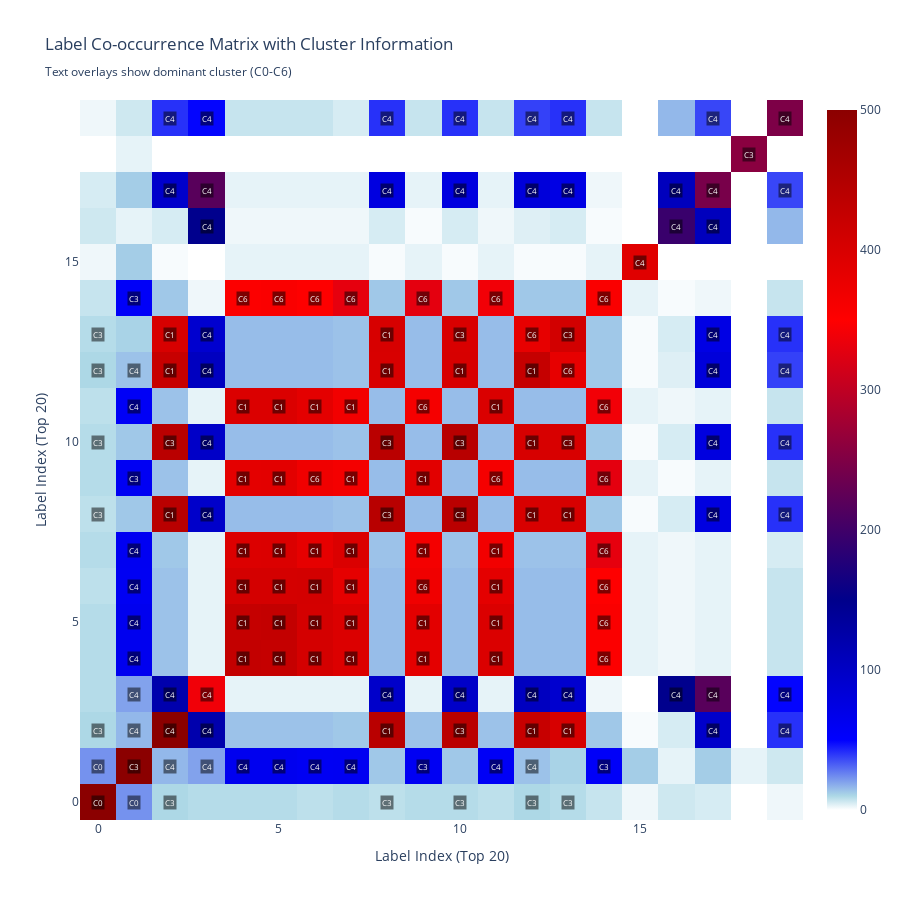
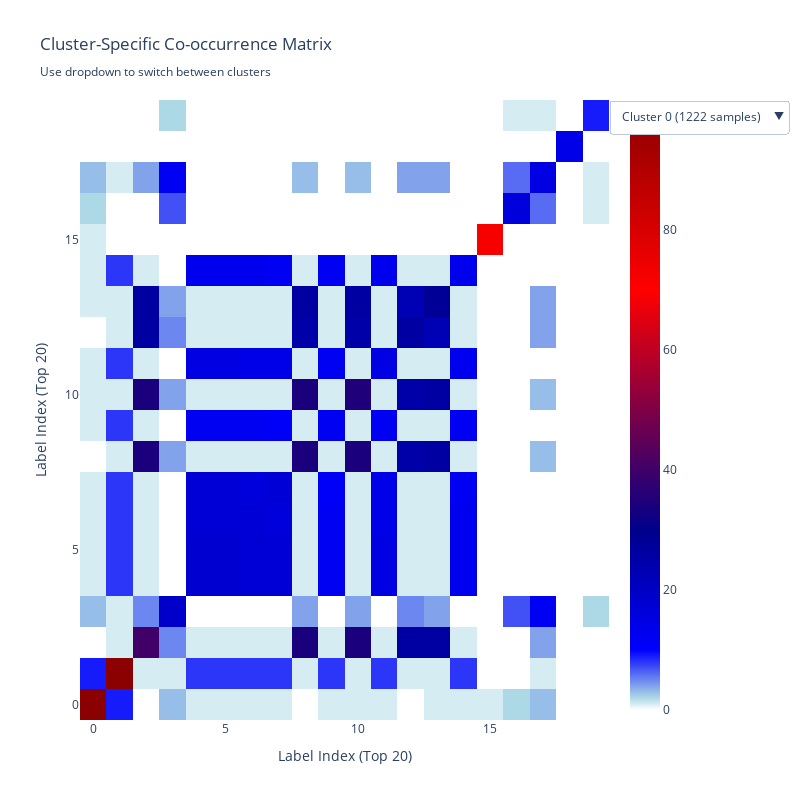
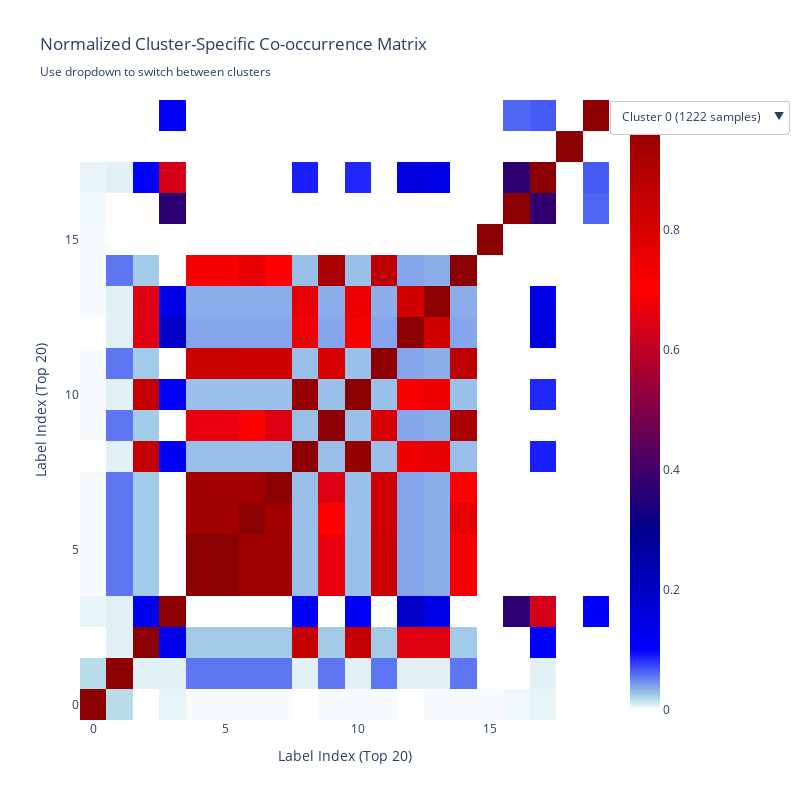

The cell these charts' notebook holds for them, in order:
### Code cell
# Compute co-occurrence matrix
co_occurrence = np.dot(y_matrix.T, y_matrix)

# Add cluster-based analysis
print("=== Computing Cluster-Enhanced Co-occurrence Analysis ===")

# 1. Compute cluster-specific co-occurrence matrices
cluster_co_occurrences = {}
for cluster_id in range(7):  # We have 7 clusters
    cluster_mask = cluster_labels == cluster_id
    if cluster_mask.sum() > 0:  # Only if cluster has samples
        cluster_y = y_matrix[cluster_mask]
        cluster_co_occurrences[cluster_id] = np.dot(cluster_y.T, cluster_y)

# 2. Create cluster-weighted co-occurrence matrix
# Weight by cluster importance (size or other metric)
cluster_sizes = [np.sum(cluster_labels == i) for i in range(7)]
weighted_co_occurrence = np.zeros_like(co_occurrence)

for cluster_id, cluster_co_occ in cluster_co_occurrences.items():
    weight = cluster_sizes[cluster_id] / len(cluster_labels)  # Normalize by cluster size
    weighted_co_occurrence += weight * cluster_co_occ

# 3. Create subplot with cluster information
fig = go.Figure()

# Add main co-occurrence heatmap
fig.add_trace(go.Heatmap(
    z=co_occurrence,
    colorscale=[
        [0.0, 'white'],
        [0.02, 'lightblue'],
        [0.1, 'blue'],
        [0.3, 'darkblue'],
        [0.7, 'red'],
        [1.0, 'darkred']
    ],
    hoverongaps=False,
    hovertemplate='Label %{x} & Label %{y}<br>Co-occurrence: %{z}<br>Cluster Info: Mixed<extra></extra>',
    zmin=0,
    zmax=500,
    name="Global Co-occurrence"
))

# Add cluster size annotation as text overlay
cluster_annotations = []
for i in range(min(20, len(unique_labels))):  # Top 100 labels for visibility
    for j in range(min(20, len(unique_labels))):
        # Find which cluster this label pair is most common in
        max_cluster = -1
        max_count = 0
        for cluster_id, cluster_co_occ in cluster_co_occurrences.items():
            if cluster_co_occ[top_100_global_indices[i], top_100_global_indices[j]] > max_count:
                max_count = cluster_co_occ[top_100_global_indices[i], top_100_global_indices[j]]
                max_cluster = cluster_id
        
        if max_count > 5:  # Only show significant co-occurrences
            cluster_annotations.append(
                dict(
                    x=j, y=i,
                    text=f"C{max_cluster}",
                    showarrow=False,
                    font=dict(color="white", size=8),
                    bgcolor="rgba(0,0,0,0.5)"
                )
            )

fig.update_layout(
    title='Label Co-occurrence Matrix with Cluster Information<br><sub>Text overlays show dominant cluster (C0-C6)</sub>',
    xaxis_title='Label Index (Top 20)',
    yaxis_title='Label Index (Top 20)',
    width=900,
    height=900,
    annotations=cluster_annotations,
    xaxis=dict(range=[-0.5, 19.5]),
    yaxis=dict(range=[-0.5, 19.5])
)

# Restrict to top 100 for better visibility
fig.data[0].z = co_occurrence[top_100_global_indices][:, top_100_global_indices][:20, :20]

fig.show()

# 4. Create separate cluster-specific co-occurrence plots
fig_clusters = go.Figure()

# Create dropdown menu for different clusters
buttons = []
for cluster_id in range(7):
    if cluster_id in cluster_co_occurrences:
        cluster_co_occ = cluster_co_occurrences[cluster_id]
        # Show top 100 labels for this cluster
        cluster_top100 = cluster_co_occ[top_100_global_indices][:, top_100_global_indices][:20, :20]

        buttons.append(dict(
            method="update",
            label=f"Cluster {cluster_id} ({cluster_sizes[cluster_id]} samples)",
            args=[{"z": [cluster_top100]},
                  {"title": f"Co-occurrence Matrix - Cluster {cluster_id}<br><sub>{cluster_sizes[cluster_id]} samples</sub>"}]
        ))

# Add initial heatmap (Cluster 0)
if 0 in cluster_co_occurrences:
    initial_data = cluster_co_occurrences[0][top_100_global_indices][:, top_100_global_indices][:20, :20]
else:
    initial_data = np.zeros((20, 20))

fig_clusters.add_trace(go.Heatmap(
    z=initial_data,
    colorscale=[
        [0.0, 'white'],
        [0.02, 'lightblue'],
        [0.1, 'blue'],
        [0.3, 'darkblue'],
        [0.7, 'red'],
        [1.0, 'darkred']
    ],
    hoverongaps=False,
    hovertemplate='Label %{x} & Label %{y}<br>Co-occurrence: %{z}<extra></extra>',
    zmin=0,
    zmax=100  # Lower max for cluster-specific view
))

fig_clusters.update_layout(
    title=f'Cluster-Specific Co-occurrence Matrix<br><sub>Use dropdown to switch between clusters</sub>',
    xaxis_title='Label Index (Top 20)',
    yaxis_title='Label Index (Top 20)',
    width=800,
    height=800,
    updatemenus=[dict(
        type="dropdown",
        direction="down",
        x=1.0,
        xanchor="left",
        y=1.0,
        yanchor="top",
        buttons=buttons
    )]
)

fig_clusters.show()

fig_normalized = go.Figure()

# Create normalized version of cluster co-occurrences
normalized_cluster_co_occurrences = {}
for cluster_id in range(7):
    if cluster_id in cluster_co_occurrences:
        cluster_co_occ = cluster_co_occurrences[cluster_id]
        # Create normalization matrix
        label_counts_matrix = np.maximum.outer(
            np.diag(cluster_co_occ), 
            np.diag(cluster_co_occ)
        )
        # Avoid division by zero
        label_counts_matrix[label_counts_matrix == 0] = 1
        normalized_cluster_co_occurrences[cluster_id] = cluster_co_occ / label_counts_matrix

# Create dropdown menu for different clusters with normalized values
buttons_normalized = []
for cluster_id in range(7):
    if cluster_id in normalized_cluster_co_occurrences:
        norm_cluster_co_occ = normalized_cluster_co_occurrences[cluster_id]
        # Show top 100 labels for this cluster
        cluster_top100 = norm_cluster_co_occ[top_100_global_indices][:, top_100_global_indices][:20, :20]
        
        buttons_normalized.append(dict(
            method="update",
            label=f"Cluster {cluster_id} ({cluster_sizes[cluster_id]} samples)",
            args=[{"z": [cluster_top100]},
                  {"title": f"Normalized Co-occurrence Matrix - Cluster {cluster_id}<br><sub>{cluster_sizes[cluster_id]} samples</sub>"}]
        ))

# Add initial heatmap (Cluster 0)
if 0 in normalized_cluster_co_occurrences:
    initial_data_norm = normalized_cluster_co_occurrences[0][top_100_global_indices][:, top_100_global_indices][:20, :20]
else:
    initial_data_norm = np.zeros((20, 20))

fig_normalized.add_trace(go.Heatmap(
    z=initial_data_norm,
    colorscale=[
        [0.0, 'white'],
        [0.02, 'lightblue'],
        [0.1, 'blue'],
        [0.3, 'darkblue'],
        [0.7, 'red'],
        [1.0, 'darkred']
    ],
    hoverongaps=False,
    hovertemplate='Label %{x} & Label %{y}<br>Normalized Co-occurrence: %{z:.2f}<extra></extra>',
    zmin=0,
    zmax=1  # Normalized values are between 0 and 1
))

fig_normalized.update_layout(
    title=f'Normalized Cluster-Specific Co-occurrence Matrix<br><sub>Use dropdown to switch between clusters</sub>',
    xaxis_title='Label Index (Top 20)',
    yaxis_title='Label Index (Top 20)',
    width=800,
    height=800,
    updatemenus=[dict(
        type="dropdown",
        direction="down",
        x=1.0,
        xanchor="left",
        y=1.0,
        yanchor="top",
        buttons=buttons_normalized
    )]
)

fig_normalized.show()
#

# 5. Print cluster-specific statistics
print("\n=== Cluster-Specific Co-occurrence Statistics ===")
for cluster_id in range(7):
    if cluster_id in cluster_co_occurrences:
        cluster_co_occ = cluster_co_occurrences[cluster_id]
        max_co_occ = np.max(cluster_co_occ)
        mean_co_occ = np.mean(cluster_co_occ[cluster_co_occ > 0])
        
        print(f"Cluster {cluster_id} ({cluster_sizes[cluster_id]} samples):")
        print(f"  Max co-occurrence: {max_co_occ}")
        print(f"  Mean co-occurrence (non-zero): {mean_co_occ:.2f}")
        
        # Find top co-occurring label pairs in this cluster
        indices = np.unravel_index(np.argsort(-cluster_co_occ.ravel())[:5], cluster_co_occ.shape)
        print(f"  Top 3 co-occurring pairs:")
        for i in range(3):
            label1_idx, label2_idx = indices[0][i], indices[1][i]
            if label1_idx != label2_idx and cluster_co_occ[label1_idx, label2_idx] > 0:
                label1_name = unique_labels[label1_idx] if label1_idx < len(unique_labels) else f"Label_{label1_idx}"
                label2_name = unique_labels[label2_idx] if label2_idx < len(unique_labels) else f"Label_{label2_idx}"
                count = cluster_co_occ[label1_idx, label2_idx]
                print(f"    {label1_name} & {label2_name}: {count}")
        print()

### Figure 1 — Plotly figure (JSON) as saved in the notebook; plotly's stock layout.template omitted (floating-point values rounded to 4 significant figures; data arrays with more than 128 entries replaced by an {"elided": "..."} marker saying what was removed)
{"data": [{"colorscale": [[0, "white"], [0.02, "lightblue"], [0.1, "blue"], [0.3, "darkblue"], [0.7, "red"], [1, "darkred"]], "hoverongaps": false, "hovertemplate": "Label %{x} & Label %{y}<br>Co-occurrence: %{z}<br>Cluster Info: Mixed<extra></extra>", "name": "Global Co-occurrence", "type": "heatmap", "z": {"elided": "20x20 float values"}, "zmax": 500, "zmin": 0}], "layout": {"annotations": [{"bgcolor": "rgba(0,0,0,0.5)", "font": {"color": "white", "size": 8}, "showarrow": false, "text": "C0", "x": 0, "y": 0}, {"bgcolor": "rgba(0,0,0,0.5)", "font": {"color": "white", "size": 8}, "showarrow": false, "text": "C0", "x": 1, "y": 0}, {"bgcolor": "rgba(0,0,0,0.5)", "font": {"color": "white", "size": 8}, "showarrow": false, "text": "C3", "x": 2, "y": 0}, {"bgcolor": "rgba(0,0,0,0.5)", "font": {"color": "white", "size": 8}, "showarrow": false, "text": "C3", "x": 8, "y": 0}, {"bgcolor": "rgba(0,0,0,0.5)", "font": {"color": "white", "size": 8}, "showarrow": false, "text": "C3", "x": 10, "y": 0}, {"bgcolor": "rgba(0,0,0,0.5)", "font": {"color": "white", "size": 8}, "showarrow": false, "text": "C3", "x": 12, "y": 0}, {"bgcolor": "rgba(0,0,0,0.5)", "font": {"color": "white", "size": 8}, "showarrow": false, "text": "C3", "x": 13, "y": 0}, {"bgcolor": "rgba(0,0,0,0.5)", "font": {"color": "white", "size": 8}, "showarrow": false, "text": "C0", "x": 0, "y": 1}, {"bgcolor": "rgba(0,0,0,0.5)", "font": {"color": "white", "size": 8}, "showarrow": false, "text": "C3", "x": 1, "y": 1}, {"bgcolor": "rgba(0,0,0,0.5)", "font": {"color": "white", "size": 8}, "showarrow": false, "text": "C4", "x": 2, "y": 1}, {"bgcolor": "rgba(0,0,0,0.5)", "font": {"color": "white", "size": 8}, "showarrow": false, "text": "C4", "x": 3, "y": 1}, {"bgcolor": "rgba(0,0,0,0.5)", "font": {"color": "white", "size": 8}, "showarrow": false, "text": "C4", "x": 4, "y": 1}, {"bgcolor": "rgba(0,0,0,0.5)", "font": {"color": "white", "size": 8}, "showarrow": false, "text": "C4", "x": 5, "y": 1}, {"bgcolor": "rgba(0,0,0,0.5)", "font": {"color": "white", "size": 8}, "showarrow": false, "text": "C4", "x": 6, "y": 1}, {"bgcolor": "rgba(0,0,0,0.5)", "font": {"color": "white", "size": 8}, "showarrow": false, "text": "C4", "x": 7, "y": 1}, {"bgcolor": "rgba(0,0,0,0.5)", "font": {"color": "white", "size": 8}, "showarrow": false, "text": "C3", "x": 9, "y": 1}, {"bgcolor": "rgba(0,0,0,0.5)", "font": {"color": "white", "size": 8}, "showarrow": false, "text": "C4", "x": 11, "y": 1}, {"bgcolor": "rgba(0,0,0,0.5)", "font": {"color": "white", "size": 8}, "showarrow": false, "text": "C4", "x": 12, "y": 1}, {"bgcolor": "rgba(0,0,0,0.5)", "font": {"color": "white", "size": 8}, "showarrow": false, "text": "C3", "x": 14, "y": 1}, {"bgcolor": "rgba(0,0,0,0.5)", "font": {"color": "white", "size": 8}, "showarrow": false, "text": "C3", "x": 0, "y": 2}, {"bgcolor": "rgba(0,0,0,0.5)", "font": {"color": "white", "size": 8}, "showarrow": false, "text": "C4", "x": 1, "y": 2}, {"bgcolor": "rgba(0,0,0,0.5)", "font": {"color": "white", "size": 8}, "showarrow": false, "text": "C4", "x": 2, "y": 2}, {"bgcolor": "rgba(0,0,0,0.5)", "font": {"color": "white", "size": 8}, "showarrow": false, "text": "C4", "x": 3, "y": 2}, {"bgcolor": "rgba(0,0,0,0.5)", "font": {"color": "white", "size": 8}, "showarrow": false, "text": "C1", "x": 8, "y": 2}, {"bgcolor": "rgba(0,0,0,0.5)", "font": {"color": "white", "size": 8}, "showarrow": false, "text": "C3", "x": 10, "y": 2}, {"bgcolor": "rgba(0,0,0,0.5)", "font": {"color": "white", "size": 8}, "showarrow": false, "text": "C1", "x": 12, "y": 2}, {"bgcolor": "rgba(0,0,0,0.5)", "font": {"color": "white", "size": 8}, "showarrow": false, "text": "C1", "x": 13, "y": 2}, {"bgcolor": "rgba(0,0,0,0.5)", "font": {"color": "white", "size": 8}, "showarrow": false, "text": "C4", "x": 17, "y": 2}, {"bgcolor": "rgba(0,0,0,0.5)", "font": {"color": "white", "size": 8}, "showarrow": false, "text": "C4", "x": 19, "y": 2}, {"bgcolor": "rgba(0,0,0,0.5)", "font": {"color": "white", "size": 8}, "showarrow": false, "text": "C4", "x": 1, "y": 3}, {"bgcolor": "rgba(0,0,0,0.5)", "font": {"color": "white", "size": 8}, "showarrow": false, "text": "C4", "x": 2, "y": 3}, {"bgcolor": "rgba(0,0,0,0.5)", "font": {"color": "white", "size": 8}, "showarrow": false, "text": "C4", "x": 3, "y": 3}, {"bgcolor": "rgba(0,0,0,0.5)", "font": {"color": "white", "size": 8}, "showarrow": false, "text": "C4", "x": 8, "y": 3}, {"bgcolor": "rgba(0,0,0,0.5)", "font": {"color": "white", "size": 8}, "showarrow": false, "text": "C4", "x": 10, "y": 3}, {"bgcolor": "rgba(0,0,0,0.5)", "font": {"color": "white", "size": 8}, "showarrow": false, "text": "C4", "x": 12, "y": 3}, {"bgcolor": "rgba(0,0,0,0.5)", "font": {"color": "white", "size": 8}, "showarrow": false, "text": "C4", "x": 13, "y": 3}, {"bgcolor": "rgba(0,0,0,0.5)", "font": {"color": "white", "size": 8}, "showarrow": false, "text": "C4", "x": 16, "y": 3}, {"bgcolor": "rgba(0,0,0,0.5)", "font": {"color": "white", "size": 8}, "showarrow": false, "text": "C4", "x": 17, "y": 3}, {"bgcolor": "rgba(0,0,0,0.5)", "font": {"color": "white", "size": 8}, "showarrow": false, "text": "C4", "x": 19, "y": 3}, {"bgcolor": "rgba(0,0,0,0.5)", "font": {"color": "white", "size": 8}, "showarrow": false, "text": "C4", "x": 1, "y": 4}, {"bgcolor": "rgba(0,0,0,0.5)", "font": {"color": "white", "size": 8}, "showarrow": false, "text": "C1", "x": 4, "y": 4}, {"bgcolor": "rgba(0,0,0,0.5)", "font": {"color": "white", "size": 8}, "showarrow": false, "text": "C1", "x": 5, "y": 4}, {"bgcolor": "rgba(0,0,0,0.5)", "font": {"color": "white", "size": 8}, "showarrow": false, "text": "C1", "x": 6, "y": 4}, {"bgcolor": "rgba(0,0,0,0.5)", "font": {"color": "white", "size": 8}, "showarrow": false, "text": "C1", "x": 7, "y": 4}, {"bgcolor": "rgba(0,0,0,0.5)", "font": {"color": "white", "size": 8}, "showarrow": false, "text": "C1", "x": 9, "y": 4}, {"bgcolor": "rgba(0,0,0,0.5)", "font": {"color": "white", "size": 8}, "showarrow": false, "text": "C1", "x": 11, "y": 4}, {"bgcolor": "rgba(0,0,0,0.5)", "font": {"color": "white", "size": 8}, "showarrow": false, "text": "C6", "x": 14, "y": 4}, {"bgcolor": "rgba(0,0,0,0.5)", "font": {"color": "white", "size": 8}, "showarrow": false, "text": "C4", "x": 1, "y": 5}, {"bgcolor": "rgba(0,0,0,0.5)", "font": {"color": "white", "size": 8}, "showarrow": false, "text": "C1", "x": 4, "y": 5}, {"bgcolor": "rgba(0,0,0,0.5)", "font": {"color": "white", "size": 8}, "showarrow": false, "text": "C1", "x": 5, "y": 5}, {"bgcolor": "rgba(0,0,0,0.5)", "font": {"color": "white", "size": 8}, "showarrow": false, "text": "C1", "x": 6, "y": 5}, {"bgcolor": "rgba(0,0,0,0.5)", "font": {"color": "white", "size": 8}, "showarrow": false, "text": "C1", "x": 7, "y": 5}, {"bgcolor": "rgba(0,0,0,0.5)", "font": {"color": "white", "size": 8}, "showarrow": false, "text": "C1", "x": 9, "y": 5}, {"bgcolor": "rgba(0,0,0,0.5)", "font": {"color": "white", "size": 8}, "showarrow": false, "text": "C1", "x": 11, "y": 5}, {"bgcolor": "rgba(0,0,0,0.5)", "font": {"color": "white", "size": 8}, "showarrow": false, "text": "C6", "x": 14, "y": 5}, {"bgcolor": "rgba(0,0,0,0.5)", "font": {"color": "white", "size": 8}, "showarrow": false, "text": "C4", "x": 1, "y": 6}, {"bgcolor": "rgba(0,0,0,0.5)", "font": {"color": "white", "size": 8}, "showarrow": false, "text": "C1", "x": 4, "y": 6}, {"bgcolor": "rgba(0,0,0,0.5)", "font": {"color": "white", "size": 8}, "showarrow": false, "text": "C1", "x": 5, "y": 6}, {"bgcolor": "rgba(0,0,0,0.5)", "font": {"color": "white", "size": 8}, "showarrow": false, "text": "C1", "x": 6, "y": 6}, {"bgcolor": "rgba(0,0,0,0.5)", "font": {"color": "white", "size": 8}, "showarrow": false, "text": "C1", "x": 7, "y": 6}, {"bgcolor": "rgba(0,0,0,0.5)", "font": {"color": "white", "size": 8}, "showarrow": false, "text": "C6", "x": 9, "y": 6}, {"bgcolor": "rgba(0,0,0,0.5)", "font": {"color": "white", "size": 8}, "showarrow": false, "text": "C1", "x": 11, "y": 6}, {"bgcolor": "rgba(0,0,0,0.5)", "font": {"color": "white", "size": 8}, "showarrow": false, "text": "C6", "x": 14, "y": 6}, {"bgcolor": "rgba(0,0,0,0.5)", "font": {"color": "white", "size": 8}, "showarrow": false, "text": "C4", "x": 1, "y": 7}, {"bgcolor": "rgba(0,0,0,0.5)", "font": {"color": "white", "size": 8}, "showarrow": false, "text": "C1", "x": 4, "y": 7}, {"bgcolor": "rgba(0,0,0,0.5)", "font": {"color": "white", "size": 8}, "showarrow": false, "text": "C1", "x": 5, "y": 7}, {"bgcolor": "rgba(0,0,0,0.5)", "font": {"color": "white", "size": 8}, "showarrow": false, "text": "C1", "x": 6, "y": 7}, {"bgcolor": "rgba(0,0,0,0.5)", "font": {"color": "white", "size": 8}, "showarrow": false, "text": "C1", "x": 7, "y": 7}, {"bgcolor": "rgba(0,0,0,0.5)", "font": {"color": "white", "size": 8}, "showarrow": false, "text": "C1", "x": 9, "y": 7}, {"bgcolor": "rgba(0,0,0,0.5)", "font": {"color": "white", "size": 8}, "showarrow": false, "text": "C1", "x": 11, "y": 7}, {"bgcolor": "rgba(0,0,0,0.5)", "font": {"color": "white", "size": 8}, "showarrow": false, "text": "C6", "x": 14, "y": 7}, {"bgcolor": "rgba(0,0,0,0.5)", "font": {"color": "white", "size": 8}, "showarrow": false, "text": "C3", "x": 0, "y": 8}, {"bgcolor": "rgba(0,0,0,0.5)", "font": {"color": "white", "size": 8}, "showarrow": false, "text": "C1", "x": 2, "y": 8}, {"bgcolor": "rgba(0,0,0,0.5)", "font": {"color": "white", "size": 8}, "showarrow": false, "text": "C4", "x": 3, "y": 8}, {"bgcolor": "rgba(0,0,0,0.5)", "font": {"color": "white", "size": 8}, "showarrow": false, "text": "C3", "x": 8, "y": 8}, {"bgcolor": "rgba(0,0,0,0.5)", "font": {"color": "white", "size": 8}, "showarrow": false, "text": "C3", "x": 10, "y": 8}, {"bgcolor": "rgba(0,0,0,0.5)", "font": {"color": "white", "size": 8}, "showarrow": false, "text": "C1", "x": 12, "y": 8}, {"bgcolor": "rgba(0,0,0,0.5)", "font": {"color": "white", "size": 8}, "showarrow": false, "text": "C1", "x": 13, "y": 8}, {"bgcolor": "rgba(0,0,0,0.5)", "font": {"color": "white", "size": 8}, "showarrow": false, "text": "C4", "x": 17, "y": 8}, {"bgcolor": "rgba(0,0,0,0.5)", "font": {"color": "white", "size": 8}, "showarrow": false, "text": "C4", "x": 19, "y": 8}, {"bgcolor": "rgba(0,0,0,0.5)", "font": {"color": "white", "size": 8}, "showarrow": false, "text": "C3", "x": 1, "y": 9}, {"bgcolor": "rgba(0,0,0,0.5)", "font": {"color": "white", "size": 8}, "showarrow": false, "text": "C1", "x": 4, "y": 9}, {"bgcolor": "rgba(0,0,0,0.5)", "font": {"color": "white", "size": 8}, "showarrow": false, "text": "C1", "x": 5, "y": 9}, {"bgcolor": "rgba(0,0,0,0.5)", "font": {"color": "white", "size": 8}, "showarrow": false, "text": "C6", "x": 6, "y": 9}, {"bgcolor": "rgba(0,0,0,0.5)", "font": {"color": "white", "size": 8}, "showarrow": false, "text": "C1", "x": 7, "y": 9}, {"bgcolor": "rgba(0,0,0,0.5)", "font": {"color": "white", "size": 8}, "showarrow": false, "text": "C1", "x": 9, "y": 9}, {"bgcolor": "rgba(0,0,0,0.5)", "font": {"color": "white", "size": 8}, "showarrow": false, "text": "C6", "x": 11, "y": 9}, {"bgcolor": "rgba(0,0,0,0.5)", "font": {"color": "white", "size": 8}, "showarrow": false, "text": "C6", "x": 14, "y": 9}, {"bgcolor": "rgba(0,0,0,0.5)", "font": {"color": "white", "size": 8}, "showarrow": false, "text": "C3", "x": 0, "y": 10}, {"bgcolor": "rgba(0,0,0,0.5)", "font": {"color": "white", "size": 8}, "showarrow": false, "text": "C3", "x": 2, "y": 10}, {"bgcolor": "rgba(0,0,0,0.5)", "font": {"color": "white", "size": 8}, "showarrow": false, "text": "C4", "x": 3, "y": 10}, {"bgcolor": "rgba(0,0,0,0.5)", "font": {"color": "white", "size": 8}, "showarrow": false, "text": "C3", "x": 8, "y": 10}, {"bgcolor": "rgba(0,0,0,0.5)", "font": {"color": "white", "size": 8}, "showarrow": false, "text": "C3", "x": 10, "y": 10}, {"bgcolor": "rgba(0,0,0,0.5)", "font": {"color": "white", "size": 8}, "showarrow": false, "text": "C1", "x": 12, "y": 10}, {"bgcolor": "rgba(0,0,0,0.5)", "font": {"color": "white", "size": 8}, "showarrow": false, "text": "C3", "x": 13, "y": 10}, {"bgcolor": "rgba(0,0,0,0.5)", "font": {"color": "white", "size": 8}, "showarrow": false, "text": "C4", "x": 17, "y": 10}, {"bgcolor": "rgba(0,0,0,0.5)", "font": {"color": "white", "size": 8}, "showarrow": false, "text": "C4", "x": 19, "y": 10}, {"bgcolor": "rgba(0,0,0,0.5)", "font": {"color": "white", "size": 8}, "showarrow": false, "text": "C4", "x": 1, "y": 11}, {"bgcolor": "rgba(0,0,0,0.5)", "font": {"color": "white", "size": 8}, "showarrow": false, "text": "C1", "x": 4, "y": 11}, {"bgcolor": "rgba(0,0,0,0.5)", "font": {"color": "white", "size": 8}, "showarrow": false, "text": "C1", "x": 5, "y": 11}, {"bgcolor": "rgba(0,0,0,0.5)", "font": {"color": "white", "size": 8}, "showarrow": false, "text": "C1", "x": 6, "y": 11}, {"bgcolor": "rgba(0,0,0,0.5)", "font": {"color": "white", "size": 8}, "showarrow": false, "text": "C1", "x": 7, "y": 11}, {"bgcolor": "rgba(0,0,0,0.5)", "font": {"color": "white", "size": 8}, "showarrow": false, "text": "C6", "x": 9, "y": 11}, {"bgcolor": "rgba(0,0,0,0.5)", "font": {"color": "white", "size": 8}, "showarrow": false, "text": "C1", "x": 11, "y": 11}, {"bgcolor": "rgba(0,0,0,0.5)", "font": {"color": "white", "size": 8}, "showarrow": false, "text": "C6", "x": 14, "y": 11}, {"bgcolor": "rgba(0,0,0,0.5)", "font": {"color": "white", "size": 8}, "showarrow": false, "text": "C3", "x": 0, "y": 12}, {"bgcolor": "rgba(0,0,0,0.5)", "font": {"color": "white", "size": 8}, "showarrow": false, "text": "C4", "x": 1, "y": 12}, {"bgcolor": "rgba(0,0,0,0.5)", "font": {"color": "white", "size": 8}, "showarrow": false, "text": "C1", "x": 2, "y": 12}, {"bgcolor": "rgba(0,0,0,0.5)", "font": {"color": "white", "size": 8}, "showarrow": false, "text": "C4", "x": 3, "y": 12}, {"bgcolor": "rgba(0,0,0,0.5)", "font": {"color": "white", "size": 8}, "showarrow": false, "text": "C1", "x": 8, "y": 12}, {"bgcolor": "rgba(0,0,0,0.5)", "font": {"color": "white", "size": 8}, "showarrow": false, "text": "C1", "x": 10, "y": 12}, {"bgcolor": "rgba(0,0,0,0.5)", "font": {"color": "white", "size": 8}, "showarrow": false, "text": "C1", "x": 12, "y": 12}, {"bgcolor": "rgba(0,0,0,0.5)", "font": {"color": "white", "size": 8}, "showarrow": false, "text": "C6", "x": 13, "y": 12}, {"bgcolor": "rgba(0,0,0,0.5)", "font": {"color": "white", "size": 8}, "showarrow": false, "text": "C4", "x": 17, "y": 12}, {"bgcolor": "rgba(0,0,0,0.5)", "font": {"color": "white", "size": 8}, "showarrow": false, "text": "C4", "x": 19, "y": 12}, {"bgcolor": "rgba(0,0,0,0.5)", "font": {"color": "white", "size": 8}, "showarrow": false, "text": "C3", "x": 0, "y": 13}, {"bgcolor": "rgba(0,0,0,0.5)", "font": {"color": "white", "size": 8}, "showarrow": false, "text": "C1", "x": 2, "y": 13}, {"bgcolor": "rgba(0,0,0,0.5)", "font": {"color": "white", "size": 8}, "showarrow": false, "text": "C4", "x": 3, "y": 13}, {"bgcolor": "rgba(0,0,0,0.5)", "font": {"color": "white", "size": 8}, "showarrow": false, "text": "C1", "x": 8, "y": 13}, {"bgcolor": "rgba(0,0,0,0.5)", "font": {"color": "white", "size": 8}, "showarrow": false, "text": "C3", "x": 10, "y": 13}, {"bgcolor": "rgba(0,0,0,0.5)", "font": {"color": "white", "size": 8}, "showarrow": false, "text": "C6", "x": 12, "y": 13}, {"bgcolor": "rgba(0,0,0,0.5)", "font": {"color": "white", "size": 8}, "showarrow": false, "text": "C3", "x": 13, "y": 13}, {"bgcolor": "rgba(0,0,0,0.5)", "font": {"color": "white", "size": 8}, "showarrow": false, "text": "C4", "x": 17, "y": 13}, {"bgcolor": "rgba(0,0,0,0.5)", "font": {"color": "white", "size": 8}, "showarrow": false, "text": "C4", "x": 19, "y": 13}, {"bgcolor": "rgba(0,0,0,0.5)", "font": {"color": "white", "size": 8}, "showarrow": false, "text": "C3", "x": 1, "y": 14}, {"bgcolor": "rgba(0,0,0,0.5)", "font": {"color": "white", "size": 8}, "showarrow": false, "text": "C6", "x": 4, "y": 14}, {"bgcolor": "rgba(0,0,0,0.5)", "font": {"color": "white", "size": 8}, "showarrow": false, "text": "C6", "x": 5, "y": 14}, {"bgcolor": "rgba(0,0,0,0.5)", "font": {"color": "white", "size": 8}, "showarrow": false, "text": "C6", "x": 6, "y": 14}, {"bgcolor": "rgba(0,0,0,0.5)", "font": {"color": "white", "size": 8}, "showarrow": false, "text": "C6", "x": 7, "y": 14}, {"bgcolor": "rgba(0,0,0,0.5)", "font": {"color": "white", "size": 8}, "showarrow": false, "text": "C6", "x": 9, "y": 14}, {"bgcolor": "rgba(0,0,0,0.5)", "font": {"color": "white", "size": 8}, "showarrow": false, "text": "C6", "x": 11, "y": 14}, {"bgcolor": "rgba(0,0,0,0.5)", "font": {"color": "white", "size": 8}, "showarrow": false, "text": "C6", "x": 14, "y": 14}, {"bgcolor": "rgba(0,0,0,0.5)", "font": {"color": "white", "size": 8}, "showarrow": false, "text": "C4", "x": 15, "y": 15}, {"bgcolor": "rgba(0,0,0,0.5)", "font": {"color": "white", "size": 8}, "showarrow": false, "text": "C4", "x": 3, "y": 16}, {"bgcolor": "rgba(0,0,0,0.5)", "font": {"color": "white", "size": 8}, "showarrow": false, "text": "C4", "x": 16, "y": 16}, {"bgcolor": "rgba(0,0,0,0.5)", "font": {"color": "white", "size": 8}, "showarrow": false, "text": "C4", "x": 17, "y": 16}, {"bgcolor": "rgba(0,0,0,0.5)", "font": {"color": "white", "size": 8}, "showarrow": false, "text": "C4", "x": 2, "y": 17}, {"bgcolor": "rgba(0,0,0,0.5)", "font": {"color": "white", "size": 8}, "showarrow": false, "text": "C4", "x": 3, "y": 17}, {"bgcolor": "rgba(0,0,0,0.5)", "font": {"color": "white", "size": 8}, "showarrow": false, "text": "C4", "x": 8, "y": 17}, {"bgcolor": "rgba(0,0,0,0.5)", "font": {"color": "white", "size": 8}, "showarrow": false, "text": "C4", "x": 10, "y": 17}, {"bgcolor": "rgba(0,0,0,0.5)", "font": {"color": "white", "size": 8}, "showarrow": false, "text": "C4", "x": 12, "y": 17}, {"bgcolor": "rgba(0,0,0,0.5)", "font": {"color": "white", "size": 8}, "showarrow": false, "text": "C4", "x": 13, "y": 17}, {"bgcolor": "rgba(0,0,0,0.5)", "font": {"color": "white", "size": 8}, "showarrow": false, "text": "C4", "x": 16, "y": 17}, {"bgcolor": "rgba(0,0,0,0.5)", "font": {"color": "white", "size": 8}, "showarrow": false, "text": "C4", "x": 17, "y": 17}, {"bgcolor": "rgba(0,0,0,0.5)", "font": {"color": "white", "size": 8}, "showarrow": false, "text": "C4", "x": 19, "y": 17}, {"bgcolor": "rgba(0,0,0,0.5)", "font": {"color": "white", "size": 8}, "showarrow": false, "text": "C3", "x": 18, "y": 18}, {"bgcolor": "rgba(0,0,0,0.5)", "font": {"color": "white", "size": 8}, "showarrow": false, "text": "C4", "x": 2, "y": 19}, {"bgcolor": "rgba(0,0,0,0.5)", "font": {"color": "white", "size": 8}, "showarrow": false, "text": "C4", "x": 3, "y": 19}, {"bgcolor": "rgba(0,0,0,0.5)", "font": {"color": "white", "size": 8}, "showarrow": false, "text": "C4", "x": 8, "y": 19}, {"bgcolor": "rgba(0,0,0,0.5)", "font": {"color": "white", "size": 8}, "showarrow": false, "text": "C4", "x": 10, "y": 19}, {"bgcolor": "rgba(0,0,0,0.5)", "font": {"color": "white", "size": 8}, "showarrow": false, "text": "C4", "x": 12, "y": 19}, {"bgcolor": "rgba(0,0,0,0.5)", "font": {"color": "white", "size": 8}, "showarrow": false, "text": "C4", "x": 13, "y": 19}, {"bgcolor": "rgba(0,0,0,0.5)", "font": {"color": "white", "size": 8}, "showarrow": false, "text": "C4", "x": 17, "y": 19}, {"bgcolor": "rgba(0,0,0,0.5)", "font": {"color": "white", "size": 8}, "showarrow": false, "text": "C4", "x": 19, "y": 19}], "height": 900, "title": {"text": "Label Co-occurrence Matrix with Cluster Information<br><sub>Text overlays show dominant cluster (C0-C6)</sub>"}, "width": 900, "xaxis": {"range": [-0.5, 19.5], "title": {"text": "Label Index (Top 20)"}}, "yaxis": {"range": [-0.5, 19.5], "title": {"text": "Label Index (Top 20)"}}}}

### Figure 2 — Plotly figure (JSON) as saved in the notebook; plotly's stock layout.template omitted (floating-point values rounded to 4 significant figures; data arrays with more than 128 entries replaced by an {"elided": "..."} marker saying what was removed)
{"data": [{"colorscale": [[0, "white"], [0.02, "lightblue"], [0.1, "blue"], [0.3, "darkblue"], [0.7, "red"], [1, "darkred"]], "hoverongaps": false, "hovertemplate": "Label %{x} & Label %{y}<br>Co-occurrence: %{z}<extra></extra>", "type": "heatmap", "z": {"elided": "20x20 float values"}, "zmax": 100, "zmin": 0}], "layout": {"height": 800, "title": {"text": "Cluster-Specific Co-occurrence Matrix<br><sub>Use dropdown to switch between clusters</sub>"}, "updatemenus": [{"buttons": [{"args": [{"z": {"elided": "1x20x20 int values"}}, {"title": "Co-occurrence Matrix - Cluster 0<br><sub>1222 samples</sub>"}], "label": "Cluster 0 (1222 samples)", "method": "update"}, {"args": [{"z": {"elided": "1x20x20 int values"}}, {"title": "Co-occurrence Matrix - Cluster 1<br><sub>1312 samples</sub>"}], "label": "Cluster 1 (1312 samples)", "method": "update"}, {"args": [{"z": {"elided": "1x20x20 int values"}}, {"title": "Co-occurrence Matrix - Cluster 2<br><sub>231 samples</sub>"}], "label": "Cluster 2 (231 samples)", "method": "update"}, {"args": [{"z": {"elided": "1x20x20 int values"}}, {"title": "Co-occurrence Matrix - Cluster 3<br><sub>1640 samples</sub>"}], "label": "Cluster 3 (1640 samples)", "method": "update"}, {"args": [{"z": {"elided": "1x20x20 int values"}}, {"title": "Co-occurrence Matrix - Cluster 4<br><sub>1345 samples</sub>"}], "label": "Cluster 4 (1345 samples)", "method": "update"}, {"args": [{"z": {"elided": "1x20x20 int values"}}, {"title": "Co-occurrence Matrix - Cluster 5<br><sub>916 samples</sub>"}], "label": "Cluster 5 (916 samples)", "method": "update"}, {"args": [{"z": {"elided": "1x20x20 int values"}}, {"title": "Co-occurrence Matrix - Cluster 6<br><sub>799 samples</sub>"}], "label": "Cluster 6 (799 samples)", "method": "update"}], "direction": "down", "type": "dropdown", "x": 1, "xanchor": "left", "y": 1, "yanchor": "top"}], "width": 800, "xaxis": {"title": {"text": "Label Index (Top 20)"}}, "yaxis": {"title": {"text": "Label Index (Top 20)"}}}}

### Figure 3 — Plotly figure (JSON) as saved in the notebook; plotly's stock layout.template omitted (floating-point values rounded to 4 significant figures; data arrays with more than 128 entries replaced by an {"elided": "..."} marker saying what was removed)
{"data": [{"colorscale": [[0, "white"], [0.02, "lightblue"], [0.1, "blue"], [0.3, "darkblue"], [0.7, "red"], [1, "darkred"]], "hoverongaps": false, "hovertemplate": "Label %{x} & Label %{y}<br>Normalized Co-occurrence: %{z:.2f}<extra></extra>", "type": "heatmap", "z": {"elided": "20x20 float values"}, "zmax": 1, "zmin": 0}], "layout": {"height": 800, "title": {"text": "Normalized Cluster-Specific Co-occurrence Matrix<br><sub>Use dropdown to switch between clusters</sub>"}, "updatemenus": [{"buttons": [{"args": [{"z": {"elided": "1x20x20 float values"}}, {"title": "Normalized Co-occurrence Matrix - Cluster 0<br><sub>1222 samples</sub>"}], "label": "Cluster 0 (1222 samples)", "method": "update"}, {"args": [{"z": {"elided": "1x20x20 float values"}}, {"title": "Normalized Co-occurrence Matrix - Cluster 1<br><sub>1312 samples</sub>"}], "label": "Cluster 1 (1312 samples)", "method": "update"}, {"args": [{"z": {"elided": "1x20x20 float values"}}, {"title": "Normalized Co-occurrence Matrix - Cluster 2<br><sub>231 samples</sub>"}], "label": "Cluster 2 (231 samples)", "method": "update"}, {"args": [{"z": {"elided": "1x20x20 float values"}}, {"title": "Normalized Co-occurrence Matrix - Cluster 3<br><sub>1640 samples</sub>"}], "label": "Cluster 3 (1640 samples)", "method": "update"}, {"args": [{"z": {"elided": "1x20x20 float values"}}, {"title": "Normalized Co-occurrence Matrix - Cluster 4<br><sub>1345 samples</sub>"}], "label": "Cluster 4 (1345 samples)", "method": "update"}, {"args": [{"z": {"elided": "1x20x20 float values"}}, {"title": "Normalized Co-occurrence Matrix - Cluster 5<br><sub>916 samples</sub>"}], "label": "Cluster 5 (916 samples)", "method": "update"}, {"args": [{"z": {"elided": "1x20x20 float values"}}, {"title": "Normalized Co-occurrence Matrix - Cluster 6<br><sub>799 samples</sub>"}], "label": "Cluster 6 (799 samples)", "method": "update"}], "direction": "down", "type": "dropdown", "x": 1, "xanchor": "left", "y": 1, "yanchor": "top"}], "width": 800, "xaxis": {"title": {"text": "Label Index (Top 20)"}}, "yaxis": {"title": {"text": "Label Index (Top 20)"}}}}
